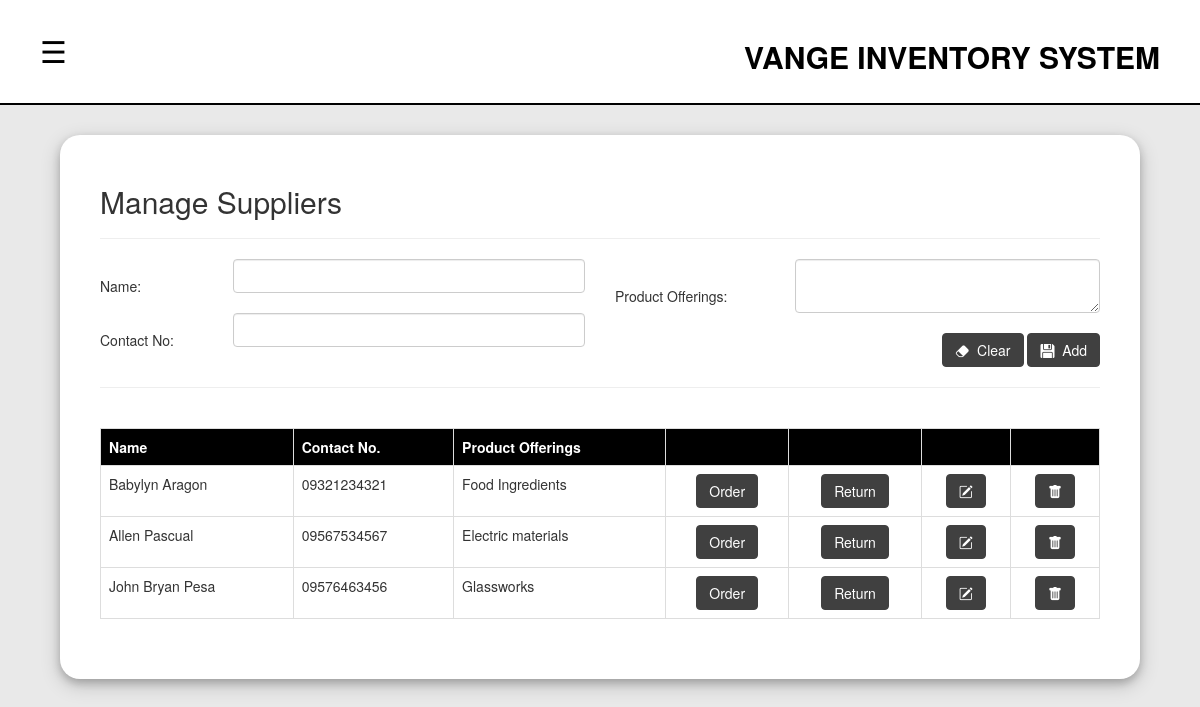
Page /supplier.php (signed in) on the committed database.
### tables this page shows
CREATE TABLE `suppliers` (
  `id` int(11) NOT NULL,
  `name` varchar(100) DEFAULT NULL,
  `contact_no` text DEFAULT NULL,
  `product_offerings` text DEFAULT NULL
);

### supplier.php (the view, shortened to what this page needs)
<?php
    include("navbar.php");
    $name = "";
    $contact="";
    $prod_offer="";
?>
<!DOCTYPE html>
<html lang="en">
<head>
</head>
<body>
    <div class="content_container">
        <h2>Manage Suppliers</h2>
        <hr>
        <form action="" method="get">
            <div class="row">
                <div class="col-lg-6">
                    <table width="100%">
                        <tr>
                            <td>Name: <br></td>
                            <td><input type="text" name="txt_name" id="txt_name" class="txt_input form-control" value='<?php echo $name;?>' required><br></td>
                        </tr>
                        <tr>
                            <td>Contact No: <br></td>
                            <td><input type="text" name="txt_contact" id="txt_contact" class="txt_input form-control" value='<?php echo $contact;?>' required><br></td>
                        </tr>
                    </table>
                </div>
                <div class="col-lg-6">
                    <table width="100%">
                        <tr>
                            <td>Product Offerings: <br></td>
                            <td><textarea name="txt_prod_offer" id="txt_prod_offer" class="txt_input form-control"><?php echo $prod_offer;?></textarea><br></td>
                        </tr>
                        <tr>
                            <td colspan="2" style="text-align: right;">
                                <?php
                                    if(isset($_GET["edit_supplier_id"])){
                                        echo "
                                        <input type='hidden' name='txt_supplier_id' value='$_GET[edit_supplier_id]'>
                                        <button type='button' class='btn btn-danger' id='btn_cancel'><i class='bi bi-x-lg'></i> &nbsp;Cancel</button>
                                        <button type='submit' class='btn btn-success'><i class='bi bi-floppy-fill'></i> &nbsp;Update</button>
                                        ";
                                    }else{
                                        echo "
                                        <button type='button' class='btn btn-danger btn_clear'> <i class='bi bi-eraser-fill'></i> &nbsp;Clear</button>
                                        <button type='submit' class='btn btn-success'><i class='bi bi-floppy-fill'></i> &nbsp;Add</button>
                                        ";
                                    }
                                ?>
                            </td>
                        </tr>
                    </table>
                </div>
            </div>
        </form>
        <hr><br>
        <div class="record_table">
        <table class="table table-bordered">
            <tr>
                <th>Name</th>
                <th>Contact No.</th>
                <th>Product Offerings</th>
                <th></th>
                <th></th>
                <th></th>
                <th></th>
            </tr>
            <?php
                $result = $conn->query("select * from suppliers");
                while($row = $result->fetch_assoc()){
                    echo "<tr>
                        <td>$row[name]</td>
                        <td>$row[contact_no]</td>
                        <td>$row[product_offerings]</td>
                        <td><center><input type='button' class='btn btn-primary btn_order' supplier_id='$row[id]' value='Order'></center></td>
                        <td><center><input type='button' class='btn btn-primary btn_return' supplier_id='$row[id]' value='Return'></center></td>
                        <td><center><button type='button' class='btn btn-warning btn_edit' supplier_id='$row[id]'><i class='bi bi-pencil-square'></i></button></center></td>
                        <td><center><button type='button' class='btn btn-danger btn_del' supplier_id='$row[id]'><i class='bi bi-trash-fill'></i></button></center></td>
                    </tr>";
                }
            ?>
        </table>
        </div>
    </div>
</body>
</html>

### style.css (style rules this page uses)
body { overflow-x: hidden; background-color: rgb(233, 233, 233); }
.table-bordered tr th { background-color: black; color: white; }
.content_container { padding: 40px; padding-top: 30px; width: 100%; box-shadow: 0 4px 8px 0 rgba(0, 0, 0, 0.2), 0 6px 20px 0 rgba(0, 0, 0, 0.19); width: 90%; margin: 0 auto; margin-top: 30px; margin-bottom: 30px; border-radius: 20px; background-color: white; }
.all_products, .record_table { overflow-x: auto; }
.btn { background-color: rgb(64, 64, 64); border-color: rgb(64, 64, 64); color: white; transition: 0.5s ease }

### rows in the picture
suppliers: name "Babylyn Aragon", contact_no "09321234321", product_offerings "Food Ingredients"
suppliers: name "Allen Pascual", contact_no "09567534567", product_offerings "Electric materials"
suppliers: name "John Bryan Pesa", contact_no "09576463456", product_offerings "Glassworks"
